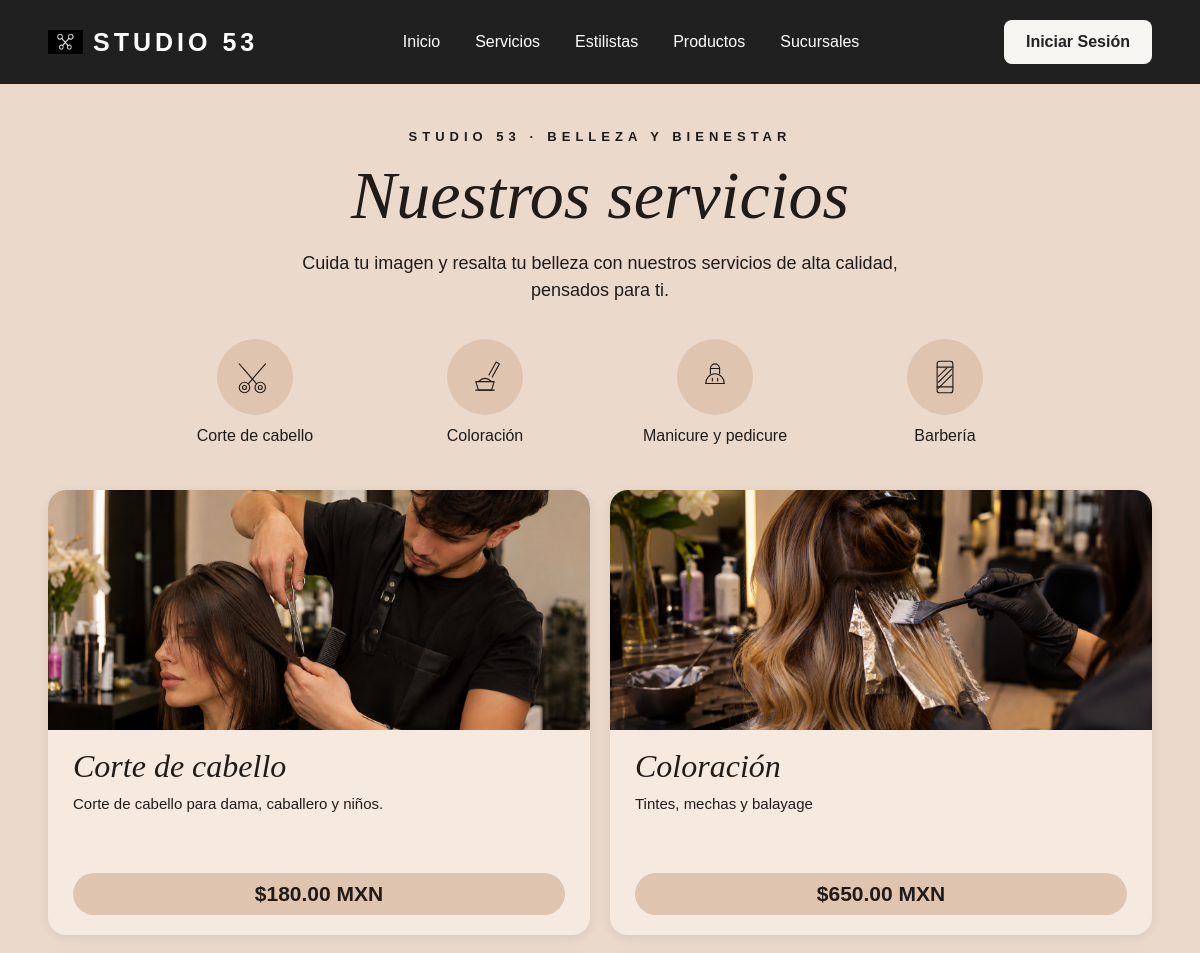
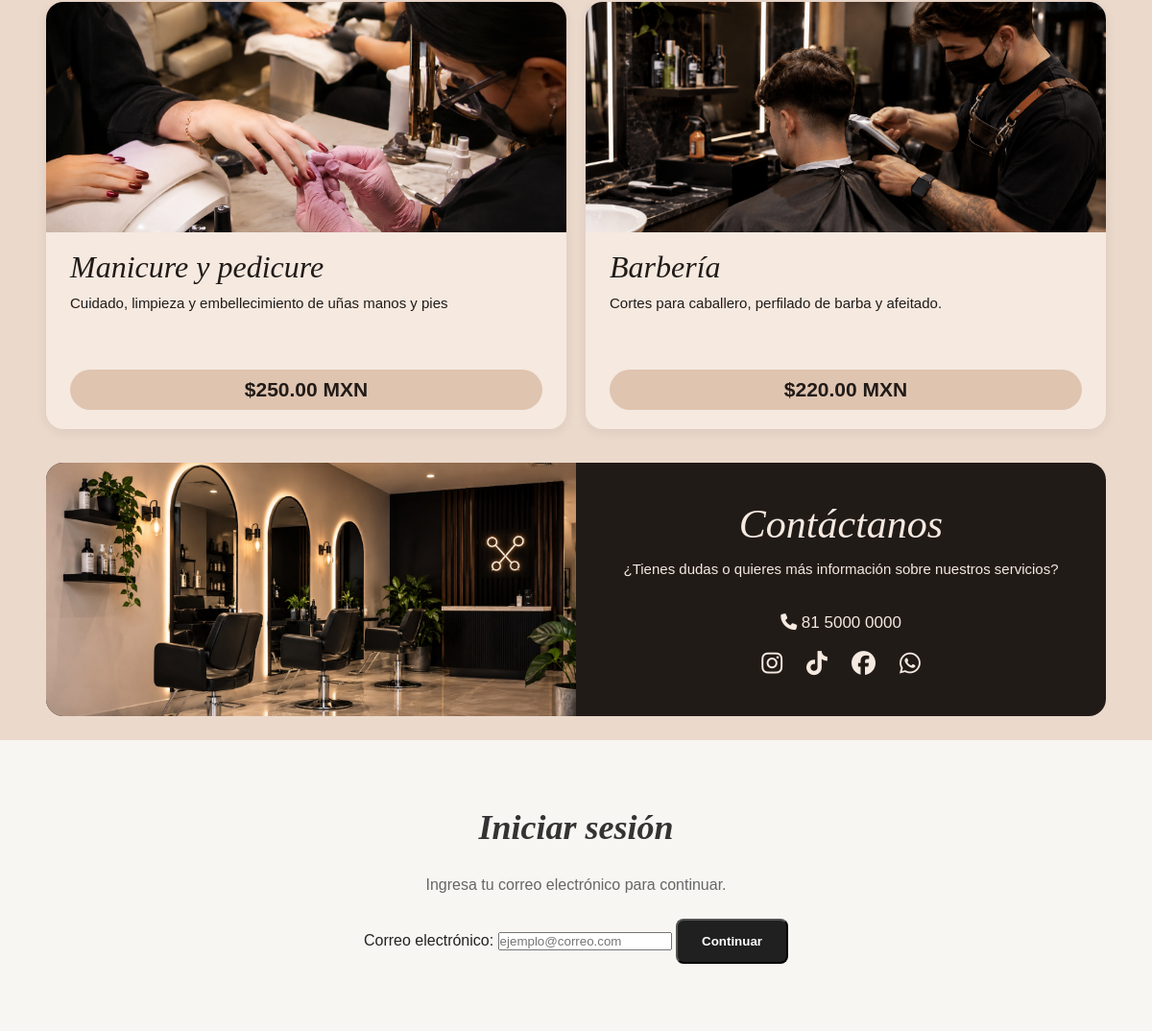
The app's page /servicios/ with its own data (2 pictures, top to bottom).
### contenido/models.py (models this page shows, shortened)
class Servicio(models.Model):
    nombre = models.CharField(max_length=100)
    descripcion = models.TextField()
    precio = models.DecimalField(max_digits=10, decimal_places=2)
    duracion = models.PositiveIntegerField()
    disponible = models.BooleanField(default=True)

### contenido/views.py (the view)
# urls.py: path('servicios/', views.servicios, name='servicios'),
def servicios(request):
    servicios = Servicio.objects.filter(disponible=True)
    return render(request, 'contenido/servicios.html', {
        'servicios': servicios
    })

### contenido/templates/contenido/servicios.html (shortened to what this page needs)
{% extends 'contenido/base.html' %}
{% load static %}
{% block contenido %}
<main class="pagina-servicios">
    <section class="encabezado-servicios">
        <p class="subtitulo-servicios">
            STUDIO 53 · BELLEZA Y BIENESTAR
        </p>
        <h1>Nuestros servicios</h1>
        <p class="descripcion-encabezado">
            Cuida tu imagen y resalta tu belleza con nuestros servicios
            de alta calidad, pensados para ti.
        </p>
    </section>
    <section class="categorias-servicios">
        <a href="#corte" class="categoria-servicio">
            <div class="icono-categoria">
                <svg viewBox="0 0 64 64" aria-hidden="true">
                    <circle cx="16" cy="48" r="8"/>
                    <circle cx="16" cy="48" r="3"/>
                    <circle cx="40" cy="48" r="8"/>
                    <circle cx="40" cy="48" r="3"/>
                    <path d="M22 42 L48 12 M34 42 L8 12"/>
                </svg>
            </div>
            <span>Corte de cabello</span>
        </a>
        <a href="#coloracion" class="categoria-servicio">
            <div class="icono-categoria">
                <svg viewBox="0 0 64 64" aria-hidden="true">
                    <path d="M18 39 L46 39 L42 52 L22 52 Z"/>
                    <path d="M22 39 Q32 29 42 39"/>
                    <path d="M38 29 L49 9 L54 12 L43 32"/>
                    <path d="M18 52 L46 52"/>
                </svg>
            </div>
            <span>Coloración</span>
        </a>
       <a href="#unas" class="categoria-servicio">
    <div class="icono-categoria">
        <svg viewBox="0 0 64 64" aria-hidden="true">
            <path d="M18 42 C18 34 24 27 32 27 C40 27 46 34 46 42"/>
            <path d="M18 42 L46 42"/>
            <path d="M25 27 L25 19 C25 15 29 12 32 12 C35 12 39 15 39 19 L39 27"/>
            <path d="M25 19 L39 19"/>
            <path d="M28 34 L28 38 M36 34 L36 38"/>
        </svg>
    </div>
    <span>Manicure y pedicure</span>
</a>
<a href="#barberia" class="categoria-servicio">
    <div class="icono-categoria">
        <svg viewBox="0 0 64 64" aria-hidden="true">
            <rect x="20" y="8" width="24" height="48" rx="4"/>
            <path d="M20 17 H44"/>
            <path d="M20 47 H44"/>
            <path d="M22 40 L42 20"/>
            <path d="M22 49 L42 29"/>
            <path d="M22 31 L35 18"/>
        </svg>
    </div>
    <span>Barbería</span>
</a>
    </section>
    <section class="lista-servicios">
        <div class="contenedor-tarjetas-servicios">
            {% for servicio in servicios %}
            <article class="tarjeta-servicio"
                {% if 'corte' in servicio.nombre|lower %}
                    id="corte"
                {% elif 'color' in servicio.nombre|lower %}
                    id="coloracion"
                {% elif 'manicure' in servicio.nombre|lower or 'pedicure' in servicio.nombre|lower %}
                    id="unas"
                {% elif 'barber' in servicio.nombre|lower %}
                    id="barberia"
                {% endif %}>
                <div class="imagen-tarjeta-servicio">
                    {% if 'corte' in servicio.nombre|lower %}
                        <img src="{% static 'contenido/img/corte.jpeg' %}"
                             alt="Corte de cabello">
                    {% elif 'color' in servicio.nombre|lower %}
                        <img src="{% static 'contenido/img/coloracion.jpeg' %}"
                             alt="Coloración">
                    {% elif 'manicure' in servicio.nombre|lower or 'pedicure' in servicio.nombre|lower %}
                        <img src="{% static 'contenido/img/unas.jpeg' %}"
                             alt="Manicure y pedicure">
                    {% elif 'barber' in servicio.nombre|lower %}
                        <img src="{% static 'contenido/img/barberia.jpeg' %}"
                             alt="Barbería">
                    {% else %}
                        <img src="{% static 'contenido/img/salon-principal.jpeg' %}"
                             alt="STUDIO 53">
                    {% endif %}
                </div>
                <div class="informacion-servicio">
                    <h2>{{ servicio.nombre }}</h2>
                    <p>{{ servicio.descripcion }}</p>
                    <div class="precio-servicio">
                        ${{ servicio.precio }} MXN
                    </div>
                </div>
            </article>
            {% empty %}
                <p class="sin-servicios">
                    Actualmente no hay servicios disponibles.
                </p>
            {% endfor %}
        </div>
    </section>
    <section class="contacto-servicios">
        <div class="imagen-contacto-servicios">
            <img src="{% static 'contenido/img/salon-principal.jpeg' %}"
                 alt="Instalaciones de STUDIO 53">
        </div>
        <div class="texto-contacto-servicios">
            <h2>Contáctanos</h2>
            <p>
                ¿Tienes dudas o quieres más información
                sobre nuestros servicios?
            </p>
            <div class="redes-contacto">
    <span class="telefono-redes">
        <i class="fa-solid fa-phone"></i>
        81 5000 0000
    </span>
    <div class="iconos-redes">
        <a href="#" aria-label="Instagram">
            <i class="fa-brands fa-instagram"></i>
        </a>
        <a href="#" aria-label="TikTok">
            <i class="fa-brands fa-tiktok"></i>
        </a>
        <a href="#" aria-label="Facebook">
            <i class="fa-brands fa-facebook"></i>
        </a>
        <a href="#" aria-label="WhatsApp">
            <i class="fa-brands fa-whatsapp"></i>
        </a>
    </div>
</div>
        </div>
    </section>
</main>
{% endblock contenido %}

### contenido/static/contenido/estilos.css (style rules this page uses)
* { margin: 0; padding: 0; box-sizing: border-box; }
body { font-family: Arial, sans-serif; background-color: #f7f5f2; color: #222; }
.tarjeta-servicio { background-color: white; border-radius: 12px; overflow: hidden; box-shadow: 0 3px 12px rgba(0, 0, 0, 0.08); }
.tarjeta-servicio img { width: 100%; height: 260px; object-fit: cover; }
.pagina-servicios { background-color: #EBD9CC; color: #211B18; padding: 45px 4% 25px; }
.encabezado-servicios { text-align: center; max-width: 800px; margin: 0 auto 35px; }
.subtitulo-servicios { font-size: 13px; letter-spacing: 5px; font-weight: 600; margin-bottom: 12px; }
.encabezado-servicios h1 { font-family: Georgia, serif; font-size: clamp(42px, 6vw, 68px); font-style: italic; font-weight: normal; margin: 0 0 15px; }
.descripcion-encabezado { font-size: 18px; line-height: 1.5; max-width: 650px; margin: auto; }
.categorias-servicios { display: grid; grid-template-columns: repeat(4, 1fr); max-width: 900px; margin: 35px auto 45px; gap: 20px; }
.categoria-servicio { display: flex; flex-direction: column; align-items: center; gap: 12px; text-decoration: none; color: #211B18; font-size: 16px; text-align: center; }
.icono-categoria { width: 76px; height: 76px; border-radius: 50%; background-color: #DFC4B0; display: flex; align-items: center; justify-content: center; }
.icono-categoria svg { width: 42px; height: 42px; fill: none; stroke: #211B18; stroke-width: 1.7; stroke-linecap: round; stroke-linejoin: round; }
.lista-servicios { max-width: 1200px; margin: 0 auto 35px; }
.contenedor-tarjetas-servicios { display: grid; grid-template-columns: repeat(2, minmax(0, 1fr)); gap: 20px; }
.tarjeta-servicio { background-color: #F5E9E0; border-radius: 18px; overflow: hidden; box-shadow: 0 3px 12px rgba(50, 30, 20, 0.08); scroll-margin-top: 25px; }
.imagen-tarjeta-servicio { width: 100%; height: 240px; overflow: hidden; }
.imagen-tarjeta-servicio img { width: 100%; height: 100%; object-fit: cover; display: block; }
.informacion-servicio { padding: 18px 25px 20px; }
.informacion-servicio h2 { font-family: Georgia, serif; font-size: 32px; font-style: italic; font-weight: normal; margin: 0 0 8px; }
.informacion-servicio p { font-size: 15px; line-height: 1.45; min-height: 65px; margin: 0 0 15px; }
.precio-servicio { background-color: #DFC4B0; border-radius: 30px; padding: 9px 15px; text-align: center; font-size: 21px; font-weight: bold; }
.contacto-servicios { max-width: 1200px; margin: 35px auto 0; display: grid; grid-template-columns: 1fr 1fr; background-color: #211B18; border-radius: 18px; overflow: hidden; min-height: 230px; }
.imagen-contacto-servicios { min-height: 230px; }
.imagen-contacto-servicios img { width: 100%; height: 100%; object-fit: cover; display: block; }
.texto-contacto-servicios { display: flex; flex-direction: column; justify-content: center; align-items: center; text-align: center; color: #F5E9E0; padding: 25px; }
.texto-contacto-servicios h2 { font-family: Georgia, serif; font-size: 42px; font-style: italic; font-weight: normal; margin: 0 0 12px; }
.texto-contacto-servicios p { font-size: 15px; line-height: 1.5; margin: 0 0 20px; }
.redes-contacto { display: flex; flex-direction: column; align-items: center; gap: 18px; margin-top: 15px; }
.telefono-redes { font-size: 17px; color: #F5E9E0; }
.iconos-redes { display: flex; gap: 25px; }
.iconos-redes a { color: #F5E9E0; font-size: 25px; text-decoration: none; transition: color 0.3s ease; }

### records on screen
Servicio: nombre "Corte de cabello", descripcion "Corte de cabello para dama, caballero y niños.", precio "180.00"
Servicio: nombre "Coloración", descripcion "Tintes, mechas y balayage", precio "650.00"
Servicio: nombre "Manicure y pedicure", descripcion "Cuidado, limpieza y embellecimiento de uñas manos y pies", precio "250.00"
Servicio: nombre "Barbería", descripcion "Cortes para caballero, perfilado de barba y afeitado.", precio "220.00"
